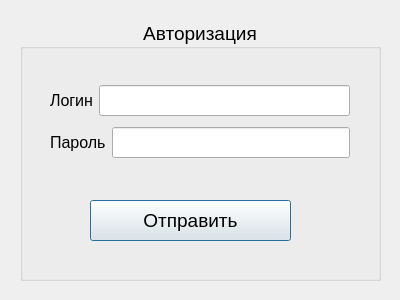
<?xml version="1.0" encoding="UTF-8"?>
<ui version="4.0">
 <class>authdialog</class>
 <widget class="QDialog" name="authdialog">
  <property name="geometry">
   <rect>
    <x>0</x>
    <y>0</y>
    <width>400</width>
    <height>300</height>
   </rect>
  </property>
  <property name="windowTitle">
   <string>Dialog</string>
  </property>
  <widget class="QGroupBox" name="authorizationBox">
   <property name="geometry">
    <rect>
     <x>20</x>
     <y>20</y>
     <width>361</width>
     <height>261</height>
    </rect>
   </property>
   <property name="font">
    <font>
     <pointsize>14</pointsize>
    </font>
   </property>
   <property name="title">
    <string>Авторизация</string>
   </property>
   <property name="alignment">
    <set>Qt::AlignCenter</set>
   </property>
   <widget class="QWidget" name="layoutWidget">
    <property name="geometry">
     <rect>
      <x>30</x>
      <y>60</y>
      <width>300</width>
      <height>84</height>
     </rect>
    </property>
    <layout class="QVBoxLayout" name="verticalLayout">
     <item>
      <layout class="QHBoxLayout" name="horizontalLayout">
       <item>
        <widget class="QLabel" name="loginLabel">
         <property name="font">
          <font>
           <pointsize>12</pointsize>
          </font>
         </property>
         <property name="text">
          <string>Логин</string>
         </property>
        </widget>
       </item>
       <item>
        <widget class="QLineEdit" name="loginLineEdit"/>
       </item>
      </layout>
     </item>
     <item>
      <layout class="QHBoxLayout" name="horizontalLayout_2">
       <item>
        <widget class="QLabel" name="passwordLabel">
         <property name="font">
          <font>
           <pointsize>12</pointsize>
          </font>
         </property>
         <property name="text">
          <string>Пароль</string>
         </property>
        </widget>
       </item>
       <item>
        <widget class="QLineEdit" name="passwordLineEdit"/>
       </item>
      </layout>
     </item>
    </layout>
   </widget>
   <widget class="QPushButton" name="loginButton">
    <property name="geometry">
     <rect>
      <x>70</x>
      <y>180</y>
      <width>201</width>
      <height>41</height>
     </rect>
    </property>
    <property name="text">
     <string>Отправить</string>
    </property>
   </widget>
  </widget>
 </widget>
 <resources/>
 <connections/>
</ui>
